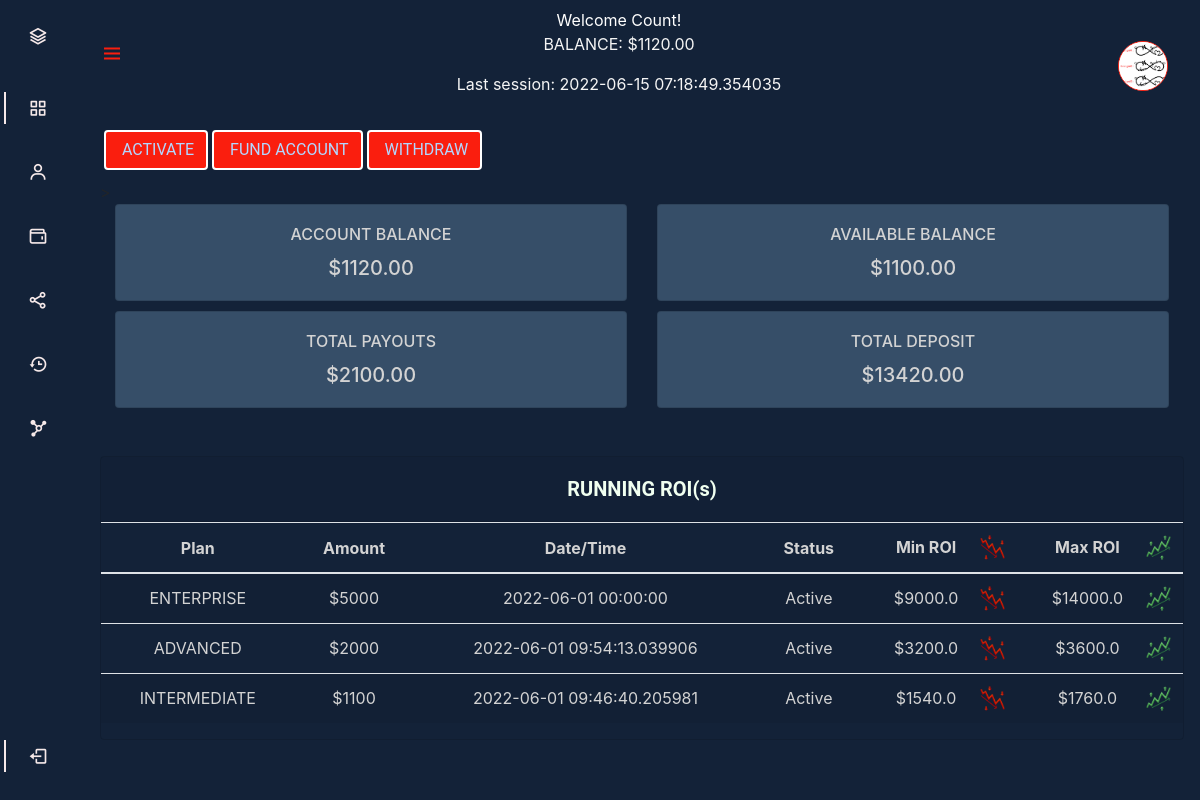
The page /dashboard/1 (signed in) on the database its author committed.
### webapp/auth/models.py (models this page shows, shortened)
class User(db.Model, UserMixin):
    __tablename__ = 'users'
    id = db.Column(db.Integer, primary_key=True)
    email = db.Column(db.String(64), unique=True, index=True)
    country = db.Column(db.String(64))
    phone = db.Column(db.String(15))
    username = db.Column(db.String(20), unique=True)
    password = db.Column(db.String(64))
    password_hash = db.Column(db.String(128))
    confirmed = db.Column(db.Boolean, default=False)
    coin = db.Column(db.String(20))
    wallet_address = db.Column(db.String(64))
    profile_pic = db.Column(db.String(), nullable=True)
    account_balance = db.Column(db.Integer)
    deposit_amount = db.Column(db.Integer)
    total_deposit = db.Column(db.Integer)
    total_payouts = db.Column(db.Integer)
    transaction_image = db.Column(db.String(255))
    transaction = db.relationship('Transactions', backref='user', lazy='dynamic')
    investment = db.relationship('Investments', backref='user', lazy='dynamic')
    referral_code = db.Column(db.String(20), unique=True)
    referrals = db.Column(db.Integer, default=0)
    member_since = db.Column(db.DateTime(), default=datetime.utcnow)
    last_seen = db.Column(db.DateTime(), default=datetime.utcnow)
    roles = db.relationship(
        'Role',
        secondary=roles,
        backref=db.backref('users', lazy='dynamic')
    )
    def ping(self):
        self.last_seen = datetime.utcnow()
        db.session.add(self)
        db.session.commit()
    @property
    def password(self):
        raise AttributeError('password is not a readable attribute')

class Investments(db.Model):
    __tablename__ = 'investments'
    id = db.Column(db.Integer, primary_key=True, index=True)
    investment_id = db.Column(db.Integer, db.ForeignKey('users.id'))
    investment_time = db.Column(db.DateTime, index=True, default=datetime.utcnow)
    investment_amount = db.Column(db.Integer)
    investment_plan = db.Column(db.String(15))
    investment_status = db.Column(db.String(15))

### webapp/main/views.py (the view)
@main_blueprint.route('/dashboard/<username>', methods=["GET", "POST"])
@login_required
def dashboard(username):
    user = User.query.filter_by(username=current_user.username).first()
    invest_history = Investments.query.order_by(Investments.id.desc()).filter_by(user=current_user).limit(3).all()
    return render_template('dashboard.html', user=user, invest_history=invest_history)

### webapp/auth/models.py (called while the page is built)
@login_manager.user_loader
def load_user(user_id):
    return User.query.get(int(user_id))

### webapp/auth/views.py (called while the page is built)
@auth_blueprint.before_app_request
def before_request():
    if current_user.is_authenticated:
        current_user.ping()
        if not current_user.confirmed \
                and request.endpoint \
                and request.blueprint != 'auth' \
                and request.endpoint != 'static':
            return redirect(url_for('auth.unconfirmed'))

### webapp/templates/main/dashboard.html (shortened to what this page needs)
{% extends "dash.html" %}
{% block page_content %}
    <section class="detail" style="margin-top: 120px;">
        <div class="container">
            <div class="row">
                {% if current_user.account_balance >= 120 %}
                    <span style="display: inline-flex"><button type="button" class="btn button secondary-button text-uppercase btn-primary" style="border: 3px solid #132238"><a href="{{ url_for('main.investment', username=current_user.username) }}">Activate</a></button></span>
                {% endif %}
                <span style="display: inline-flex"><button type="button" class="btn button secondary-button text-uppercase btn-primary" style="border: 3px solid #132238"><a href="{{ url_for('main.funding', username=current_user.username) }}">Fund Account</a></button></span>
                <span style="display: inline-flex"><button type="button" class="btn button secondary-button text-uppercase btn-primary" style="border: 3px solid #132238"><a href="{{ url_for('main.withdrawal', username=current_user.username) }}">Withdraw</a></button></span>
            </div>
        </div>>
        <div class="container">
            <div class="row">
            <div class="col-sm-6">
                <div class="card text-center" style="color: #d3d3d3; background-color: #364e68">
                <div class="card-body">
                    <h6 class="card-title">ACCOUNT BALANCE</h6>
                    <h5 class="card-text">${{ current_user.account_balance }}.00</h5>
                </div>
                </div>
            </div>
            <div class="col-sm-6">
                <div class="card text-center" style="color: #d3d3d3; background-color: #364e68">
                <div class="card-body">
                    <h6 class="card-title">AVAILABLE BALANCE</h6>
                    <h5 class="card-text">${{ current_user.account_balance - 20 }}.00</h5>
                </div>
                </div>
            </div>
        </div>
        <div class="row" style="margin-top: 10px;">
            <div class="col-sm-6">
                <div class="card  text-center" style="color: #d3d3d3; background-color: #364e68">
                    <div class="card-body">
                        <h6 class="card-title">TOTAL PAYOUTS</h6>
                        <h5 class="card-text">${{ current_user.total_payouts }}.00</h5>
                    </div>
                </div>
            </div>
            <div class="col-sm-6">
                <div class="card text-center" style="color: #d3d3d3; background-color: #364e68">
                    <div class="card-body">
                        <h6 class="card-title">TOTAL DEPOSIT</h6>
                        <h5 class="card-text">${{ current_user.total_deposit }}.00</h5>
                    </div>
                </div>
            </div>
        </div>
        </div>
    </section>
    <br>
    <br>
    <div class="card text-center" style="background-color: transparent;margin-bottom: 35px;">
        <h5 class="card-header" style="color: honeydew;font: normal bold 20px/ 40px var(--roboto)">RUNNING ROI(s)</h5>
        <table class="table  table-striped" style="color: #d3d3d3; background-color:transparent">
            <thead>
                <tr>
                    <th scope="col">Plan</th>
                    <th scope="col">Amount</th>
                    <th scope="col">Date/Time</th>
                    <th scope="col">Status</th>
                    <th scope="col">Min ROI <img class="chart" src="{{ url_for('static', filename='img/chart-down.png')}}" align="right"></th>
                    <th scope="col">Max ROI <img class="chart" src="{{ url_for('static', filename='img/chart-up.png')}}" align="right"></th>
                </tr>
            </thead>
            <tbody>
            {% for i in invest_history %}
            <tr>
                <td scope="col">{{ i.investment_plan }}</td>
                <td scope="col">${{ i.investment_amount }}</td>
                <td scope="col">{{ i.investment_time }}</td>
                <td scope="col">{{ i.investment_status }}</td>
                {% if i.investment_plan == "BEGINNER" %}
                    <td scope="col"><img class="chart" src="{{ url_for('static', filename='img/chart-down.png')}}" align="right">${{ ((i.investment_amount * 0.05) * 4) + i.investment_amount}}</td>
                {% elif i.investment_plan == "INTERMEDIATE" %}
                    <td scope="col"><img class="chart" src="{{ url_for('static', filename='img/chart-down.png')}}" align="right">${{ ((i.investment_amount * 0.1) * 4) + i.investment_amount}}</td>
                {% elif i.investment_plan == "ADVANCED" %}
                    <td scope="col"><img class="chart" src="{{ url_for('static', filename='img/chart-down.png')}}" align="right">${{ ((i.investment_amount * 0.15) * 4) + i.investment_amount}}</td>
                {% elif i.investment_plan == "ENTERPRISE" %}
                    <td scope="col"><img class="chart" src="{{ url_for('static', filename='img/chart-down.png')}}" align="right">${{ ((i.investment_amount * 0.20) * 4) + i.investment_amount}}</td>
                {% endif %}
                {% if i.investment_plan == "BEGINNER" %}
                    <td scope="col"><img class="chart" src="{{ url_for('static', filename='img/chart-up.png')}}" align="right">${{ ((i.investment_amount * 0.1) * 4) + i.investment_amount}}</td>
                {% elif i.investment_plan == "INTERMEDIATE" %}
                    <td scope="col"><img class="chart" src="{{ url_for('static', filename='img/chart-up.png')}}" align="right">${{ ((i.investment_amount * 0.15) * 4) + i.investment_amount}}</td>
                {% elif i.investment_plan == "ADVANCED" %}
                    <td scope="col"><img class="chart" src="{{ url_for('static', filename='img/chart-up.png')}}" align="right">${{ ((i.investment_amount * 0.20) * 4) + i.investment_amount}}</td>
                {% elif i.investment_plan == "ENTERPRISE" %}
                    <td scope="col"><img class="chart" src="{{ url_for('static', filename='img/chart-up.png')}}" align="right">${{ ((i.investment_amount * 0.45) * 4) + i.investment_amount}}</td>
                {% endif %}
            </tr>
            {% endfor %}
            </tbody>
        </table>
    </div>
{% endblock %}

### webapp/templates/dash.html (shortened to what this page needs)
<!DOCTYPE html>
<html lang="en">
<head>
{% block head %}
    {% block styles %}
        <link rel="stylesheet" href="{{ url_for('static', filename='stylesheets/profile.css') }}">
        <link rel="stylesheet" href="https://cdn.jsdelivr.net/npm/boxicons@latest/css/boxicons.min.css">
        <link href="{{ url_for('static',filename='stylesheets/bootstrap.min.css') }}" rel="stylesheet">
    {% endblock %}
{% endblock %}
</head>
<body id="body-pd">
<header class="header" id="header">
    <div class="header__toggle">
        <i class='bx bx-menu' id="header-toggle" style="color:#fa1e0e "></i>
    </div>
    {% if current_user.profile_pic %}
        <span class="text-center">
            <p class="nav-username text-capitalize mt-2" style="color: white;">Welcome {{ current_user.username }}!</p>
            <p class="text-center text-uppercase"  style="font-size:12px; font-weight: bolder; font: var(--roboto);color: whitesmoke">Balance: ${{ current_user.account_balance }}.00</p>
            <p class="text-center"  style="font-size:7px; font-weight: bolder; font: var(--roboto);color: whitesmoke">Last session: {{ current_user.last_seen }}</p>
        </span>
        <a href="{{ url_for('main.profile', username=current_user.username) }}"><img class="profile-pic" src="{{ url_for('static', filename='img/' + user.profile_pic)}}"  align=""></a>
    {% endif %}
</header>
    <div class="l-navbar" id="nav-bar">
        <nav class="nav mb-3">
            <div>
                <a href="{{ url_for('main.index') }}" class="nav__logo">
                    <i class='bx bx-layer nav__logo-icon'></i>
                </a>
                <div class="nav__list">
                    <a href="{{ url_for('main.dashboard', username=current_user.username) }}" class="nav__link active">
                    <i class='bx bx-grid-alt nav__icon' ></i>
                    </a>
                    <a href="{{ url_for('main.profile',  username=current_user.username) }}" class="nav__link">
                        <i class='bx bx-user nav__icon' ></i>
                    </a>
                    <a href="{{ url_for('main.investment', username=current_user.username) }}" class="nav__link">
                        <i class='bx bx-wallet nav__icon' ></i>
                    </a>
                    <a href="{{ url_for('main.share_balance', username=current_user.username) }}" class="nav__link">
                        <i class='bx bx-share-alt nav__icon' ></i>
                    </a>
                    <a href="{{ url_for('main.history', username=current_user.username) }}" class="nav__link">
                        <i class='bx bx-history nav__icon' ></i>
                    </a>
                    <a href="{{ url_for('main.referrals', username=current_user.username) }}" class="nav__link">
                        <i class='bx bxs-network-chart nav__icon' ></i>
                    </a>
                </div>
            </div>
            <a href="{{ url_for('auth.logout') }}" class="nav__link active">
                <i class='bx bx-log-out nav__icon' ></i>
            </a>
        </nav>
    </div>
    {% block page_content %}
    {% endblock %}
 </body>
</html>

### webapp/static/stylesheets/profile.css (style rules this page uses)
:root { --header-height: 3rem; --nav-width: 68px; #F6E9E9 --db-color: #364e68; --db-color-light: #132238; --db-white-color: #F6E9E9; --border-color: rgba(107, 103, 224, 0.67); --box-shadow: 0px 10px 30px rgba(57, 56, 61, 0.205); --body-font: 'Nunito', sans-serif; --normal-font-size: 1rem; --roboto: 'Roboto', cursive; --z-fixed: 100; }
body { position: relative; margin: var(--header-height) 0 0 0; padding: 0 1rem; font-family: var(--body-font); font-size: var(--normal-font-size); transition: .5s; background-color: var(--db-color-light) !important; color: var(--db-color-light); }
a { text-decoration: none; }
.header { width: 100%; height: var(--header-height); position: fixed; top: 0; left: 0; display: flex; align-items: center; justify-content: space-between; padding: 0 1rem; background-color: var(--db-color-light); z-index: var(--z-fixed); transition: .5s; margin-bottom: 10px; }
.header__toggle { color: var(--db-color); font-size: 1.5rem; cursor: pointer; }
.l-navbar { position: fixed; top: 0; left: -30%; width: var(--nav-width); height: 100%; background-color: var(--db-color); padding: .5rem 1rem 0 0; transition: .5s; z-index: var(--z-fixed); }
.nav { height: 100%; display: flex; flex-direction: column; justify-content: space-between; overflow: hidden; }
.nav__logo, .nav__link { display: grid; grid-template-columns: max-content max-content; align-items: center; column-gap: 1rem; padding: .5rem 0 .5rem 1.5rem; }
.nav__logo { margin-bottom: 2rem; }
.nav__logo-icon { font-size: 1.25rem; color: #F6E9E9; }
.nav__link { position: relative; color: #F6E9E9; margin-bottom: 1.5rem; transition: .3s; }
.nav__icon { font-size: 1.25rem; }
.active { color: var(--db-white-color); }
.active::before { content: ''; position: absolute; left: 0; width: 2px; height: 32px; background-color: var(--db-white-color); }
@media screen and (min-width: 768px) { body { margin: calc(var(--header-height) + 1rem) 0 0 0; padding-left: calc(var(--nav-width) + 2rem); } }
@media screen and (min-width: 768px) { .header { height: calc(var(--header-height) + 1.rem); padding: 0 2rem 0 calc(var(--nav-width) + 2rem); } }
@media screen and (min-width: 768px) { .profile-pic { width: 50px; height: 50px; background-color: white; border: 1px #fa1e0e solid; border-radius: 50px; margin-top: 20px; } }
@media screen and (min-width: 768px) { .nav-username { font: var(--roboto); margin: 20px 0 0 0; } }
@media screen and (min-width: 768px) { .l-navbar { left: 0; padding: 1rem 1rem 0 0; } }
.button { padding: .8rem 1rem; margin: 10px 0; font: normal 500 16px/20px var(--roboto); position: relative; border: 3px solid transparent; border-radius: 4px; }
.button.primary-button::after, .button.secondary-button::after { position: absolute; top: -2px; left: -2px; bottom: -2px; right: -2px; background: var(--gradient-color); content: ' '; z-index: -1; border-radius: 4px; }
.button.secondary-button { background: white; background-clip: padding-box; transition: background .6s ease; }
section .button { position: relative; margin-left: 32rem; }
section .row > span > button, a { position: relative; margin-left: 4px !important; color: #c8cbcf; }
section .row > span > button > a { color: #b3d7ff; }
.btn.btn-primary { background: #fa1e0e !important; border: 2px solid #ffffff !important; }
.pricing-area .pricing-card .button.primary-button::after, .button.secondary-button::after { position: absolute; top: -2px; left: -2px; bottom: -2px; right: -2px; background: var(--gradient-color); content: ' '; z-index: -1; border-radius: 4px; }
.chart { width: 25px; height: 25px; }

### rows shown on the page
User: username "Count", account_balance "1120", last_seen "2022-06-15 07:18:49.354035", profile_pic (picture), current_user.account_balance-20 "1100", total_payouts "2100", total_deposit "13420"
Investments: investment_plan "ENTERPRISE", investment_amount "5000", investment_time "2022-06-01 00:00:00", investment_status "Active", ((i.investment_amount*0.20)*4)+i.investment_amount "9000.0", ((i.investment_amount*0.45)*4)+i.investment_amount "14000.0"
Investments: investment_plan "ADVANCED", investment_amount "2000", investment_time "2022-06-01 09:54:13.039906", investment_status "Active", ((i.investment_amount*0.15)*4)+i.investment_amount "3200.0", ((i.investment_amount*0.20)*4)+i.investment_amount "3600.0"
Investments: investment_plan "INTERMEDIATE", investment_amount "1100", investment_time "2022-06-01 09:46:40.205981", investment_status "Active", ((i.investment_amount*0.1)*4)+i.investment_amount "1540.0", ((i.investment_amount*0.15)*4)+i.investment_amount "1760.0"
